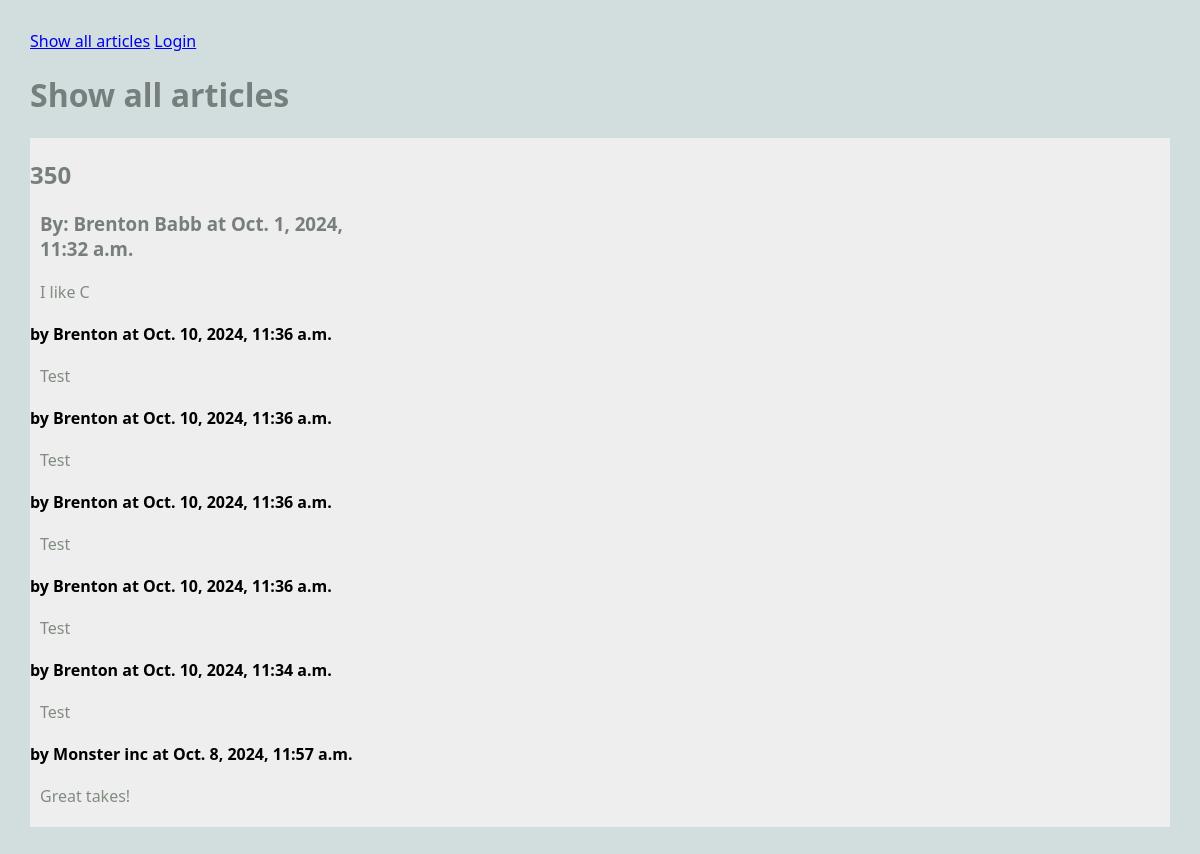
Screenshot of /blog/article/2 with the database file from the repository.
### blog/models.py (models this page shows, shortened)
class Article(models.Model):
  user = models.ForeignKey(User, on_delete=models.CASCADE)
  title = models.TextField(blank=False)
  author = models.TextField(blank=False)
  text = models.TextField(blank=False)
  published = models.DateTimeField(auto_now=True)
  image_file = models.ImageField(blank=True)
  def get_comments(self):
    comments = Comment.objects.filter(article=self).order_by('-published')
    return comments

class Comment(models.Model):
  article =  models.ForeignKey("Article", on_delete=models.CASCADE)
  author = models.TextField(blank=False)
  text = models.TextField(blank=False)
  published = models.DateTimeField(auto_now=True)
  image_url = models.URLField(blank=True)

### blog/views.py (the view)
# urls.py: path(r'article/<int:pk>', views.ArticleView.as_view(), name = "article"),
class ArticleView(DetailView):
  model = Article
  template_name = "blog/article.html"
  context_object_name = 'article'

### blog/templates/blog/article.html (shortened to what this page needs)
{% extends 'blog/base.html' %}
{% block content %}
<h1>Show all articles</h1>
<main class="grid-container">
  <article>
    <div>
      <h2>{{article.title}}</h2>
      <h3>By: {{article.author}} at {{article.published}}</h3>
      <p>
        {{article.text}}
      </p>
    </div>
    {% for c in article.get_comments %}
    <strong> by {{c.author}} at {{c.published}} </strong>
    <p>
      {{c.text}}
    </p>
    {% endfor %}
  </article>
</main>
{% endblock %}

### static/styles-blog.css (style rules this page uses)
body { margin: 30px; background: #d1dedd; font-family: 'Segoe UI', Tahoma, Geneva, Verdana, sans-serif; }
h1, h2, h3 { color: #767f7e; }
p { color: #828b82; }
.grid-container { background: #eee; max-width: 900px; display: grid; grid-template-columns: repeat(3, 1fr); grid-gap: 10px; max-width: 1200px; margin: 20px auto; }
article p, article h3 { margin: 20px 10px; }

### rows the page displays
Article: title "350", author "Brenton Babb", published "Oct. 1, 2024, 11:32 a.m.", text "I like C"
Comment: author "Brenton", published "Oct. 10, 2024, 11:36 a.m.", text "Test"
Comment: author "Brenton", published "Oct. 10, 2024, 11:36 a.m.", text "Test"
Comment: author "Brenton", published "Oct. 10, 2024, 11:36 a.m.", text "Test"
Comment: author "Brenton", published "Oct. 10, 2024, 11:36 a.m.", text "Test"
Comment: author "Brenton", published "Oct. 10, 2024, 11:34 a.m.", text "Test"
Comment: author "Monster inc", published "Oct. 8, 2024, 11:57 a.m.", text "Great takes!"
